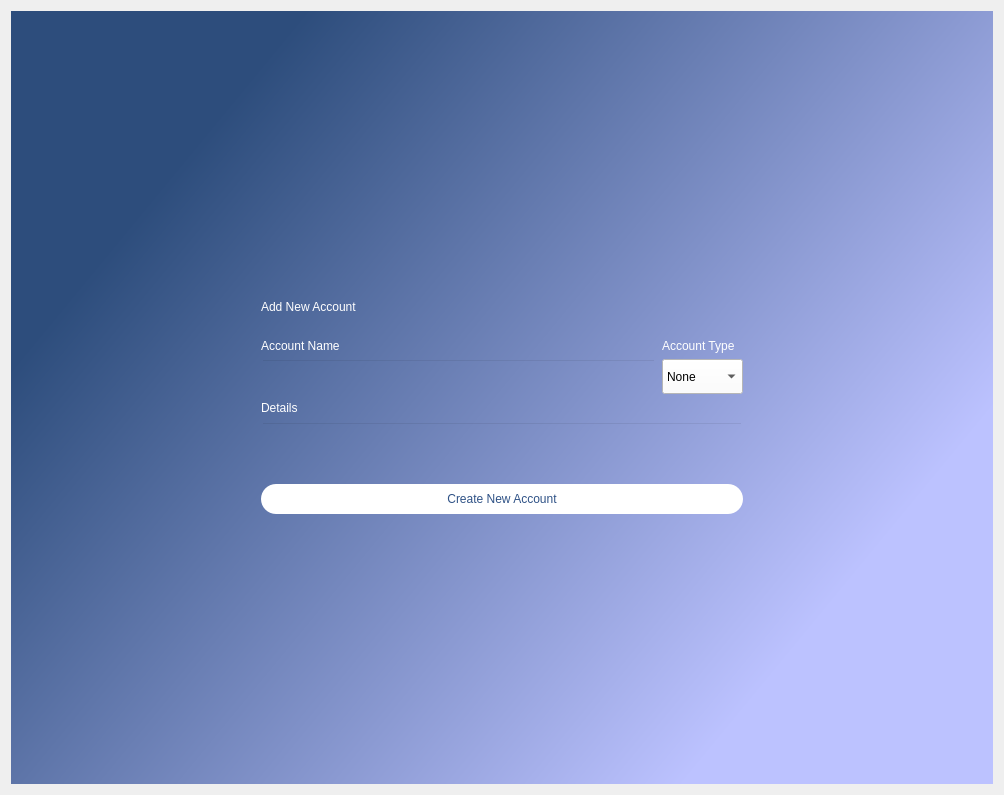
<?xml version="1.0" encoding="UTF-8"?>
<ui version="4.0">
 <class>Dialog</class>
 <widget class="QDialog" name="Dialog">
  <property name="geometry">
   <rect>
    <x>0</x>
    <y>0</y>
    <width>1004</width>
    <height>795</height>
   </rect>
  </property>
  <property name="windowTitle">
   <string>Dialog</string>
  </property>
  <layout class="QVBoxLayout" name="verticalLayout">
   <item>
    <widget class="QWidget" name="backGroundWidget" native="true">
     <property name="styleSheet">
      <string notr="true">QWidget#backGroundWidget{
background-color: qlineargradient(spread:pad, x1:0.0567727, y1:0.375, x2:0.784, y2:0.846, stop:0 rgba(45, 77, 124, 255), stop:1 rgba(188, 194, 255, 255));}</string>
     </property>
     <layout class="QGridLayout" name="gridLayout">
      <item row="1" column="1">
       <widget class="QWidget" name="widgetContent" native="true">
        <property name="minimumSize">
         <size>
          <width>0</width>
          <height>250</height>
         </size>
        </property>
        <property name="maximumSize">
         <size>
          <width>500</width>
          <height>16777215</height>
         </size>
        </property>
        <layout class="QGridLayout" name="gridLayout_3">
         <item row="2" column="0">
          <widget class="QLineEdit" name="lineEditAccountName">
           <property name="minimumSize">
            <size>
             <width>0</width>
             <height>35</height>
            </size>
           </property>
           <property name="maximumSize">
            <size>
             <width>16777215</width>
             <height>16777215</height>
            </size>
           </property>
           <property name="styleSheet">
            <string notr="true">background-color: rgba(0,0,0,0);
font: 14pt &quot;Segoe UI&quot;;
border-color: rgb(255, 255, 255);</string>
           </property>
          </widget>
         </item>
         <item row="4" column="0">
          <widget class="QLabel" name="labelDetails">
           <property name="minimumSize">
            <size>
             <width>0</width>
             <height>15</height>
            </size>
           </property>
           <property name="styleSheet">
            <string notr="true">font: 12pt &quot;Segoe UI&quot;;
color: rgb(255, 255, 255)</string>
           </property>
           <property name="text">
            <string>Details</string>
           </property>
          </widget>
         </item>
         <item row="5" column="0" rowspan="2" colspan="2">
          <widget class="QLineEdit" name="lineEditDetails">
           <property name="minimumSize">
            <size>
             <width>0</width>
             <height>35</height>
            </size>
           </property>
           <property name="styleSheet">
            <string notr="true">background-color: rgba(0,0,0,0);
font: 14pt &quot;Segoe UI&quot;;
border-color: rgb(255, 255, 255);</string>
           </property>
          </widget>
         </item>
         <item row="2" column="1">
          <widget class="QComboBox" name="comboboxAccountType">
           <property name="minimumSize">
            <size>
             <width>0</width>
             <height>35</height>
            </size>
           </property>
           <property name="styleSheet">
            <string notr="true">background-color: rgb(255, 255, 255);
font: 14pt &quot;Segoe UI&quot;;

</string>
           </property>
           <item>
            <property name="text">
             <string>None</string>
            </property>
           </item>
           <item>
            <property name="text">
             <string>Checking</string>
            </property>
           </item>
           <item>
            <property name="text">
             <string>Savings</string>
            </property>
           </item>
           <item>
            <property name="text">
             <string>Other</string>
            </property>
           </item>
          </widget>
         </item>
         <item row="1" column="1">
          <widget class="QLabel" name="labelAccountType">
           <property name="minimumSize">
            <size>
             <width>0</width>
             <height>15</height>
            </size>
           </property>
           <property name="styleSheet">
            <string notr="true">font: 12pt &quot;Segoe UI&quot;;
color: rgb(255, 255, 255)</string>
           </property>
           <property name="text">
            <string>Account Type</string>
           </property>
          </widget>
         </item>
         <item row="1" column="0">
          <widget class="QLabel" name="labelAccountName">
           <property name="minimumSize">
            <size>
             <width>0</width>
             <height>15</height>
            </size>
           </property>
           <property name="maximumSize">
            <size>
             <width>16777215</width>
             <height>16777215</height>
            </size>
           </property>
           <property name="styleSheet">
            <string notr="true">font: 12pt &quot;Segoe UI&quot;;
color: rgb(255, 255, 255)</string>
           </property>
           <property name="text">
            <string>Account Name</string>
           </property>
          </widget>
         </item>
         <item row="7" column="0" colspan="2">
          <widget class="QLabel" name="labelError">
           <property name="styleSheet">
            <string notr="true">color: rgb(255, 0, 0);
font: 10pt &quot;Segoe UI&quot;;</string>
           </property>
           <property name="text">
            <string/>
           </property>
          </widget>
         </item>
         <item row="8" column="0" colspan="2">
          <widget class="QPushButton" name="buttonCreateNewAccount">
           <property name="minimumSize">
            <size>
             <width>0</width>
             <height>30</height>
            </size>
           </property>
           <property name="styleSheet">
            <string notr="true">border-radius:15px;
font: 16pt &quot;Segoe UI&quot;;
background-color: rgb(255, 255, 255);
color: rgb(47, 82, 134);</string>
           </property>
           <property name="text">
            <string>Create New Account</string>
           </property>
          </widget>
         </item>
         <item row="0" column="0" colspan="2" alignment="Qt::AlignLeft">
          <widget class="QLabel" name="labelNewAccount">
           <property name="minimumSize">
            <size>
             <width>0</width>
             <height>50</height>
            </size>
           </property>
           <property name="maximumSize">
            <size>
             <width>16777215</width>
             <height>16777215</height>
            </size>
           </property>
           <property name="styleSheet">
            <string notr="true">font: 36pt &quot;Segoe UI&quot;;
color: rgb(255, 255, 255)</string>
           </property>
           <property name="text">
            <string>Add New Account</string>
           </property>
          </widget>
         </item>
        </layout>
        <zorder>labelAccountName</zorder>
        <zorder>labelError</zorder>
        <zorder>buttonCreateNewAccount</zorder>
        <zorder>lineEditDetails</zorder>
        <zorder>lineEditAccountName</zorder>
        <zorder>labelAccountType</zorder>
        <zorder>labelDetails</zorder>
        <zorder>comboboxAccountType</zorder>
        <zorder>labelNewAccount</zorder>
       </widget>
      </item>
      <item row="1" column="0">
       <widget class="QWidget" name="widgetLeftMargin" native="true">
        <property name="minimumSize">
         <size>
          <width>50</width>
          <height>0</height>
         </size>
        </property>
       </widget>
      </item>
      <item row="1" column="2">
       <widget class="QWidget" name="widgetRightMargin" native="true">
        <property name="minimumSize">
         <size>
          <width>50</width>
          <height>0</height>
         </size>
        </property>
       </widget>
      </item>
      <item row="0" column="1">
       <widget class="QWidget" name="widgetTopMargin" native="true">
        <property name="minimumSize">
         <size>
          <width>0</width>
          <height>25</height>
         </size>
        </property>
        <layout class="QVBoxLayout" name="verticalLayout_2"/>
       </widget>
      </item>
      <item row="2" column="1">
       <widget class="QWidget" name="widgetBottomMargin" native="true">
        <property name="minimumSize">
         <size>
          <width>0</width>
          <height>25</height>
         </size>
        </property>
       </widget>
      </item>
      <item row="0" column="0">
       <widget class="QWidget" name="widgetExit" native="true">
        <layout class="QGridLayout" name="gridLayout_2"/>
       </widget>
      </item>
     </layout>
    </widget>
   </item>
  </layout>
 </widget>
 <resources/>
 <connections/>
</ui>
